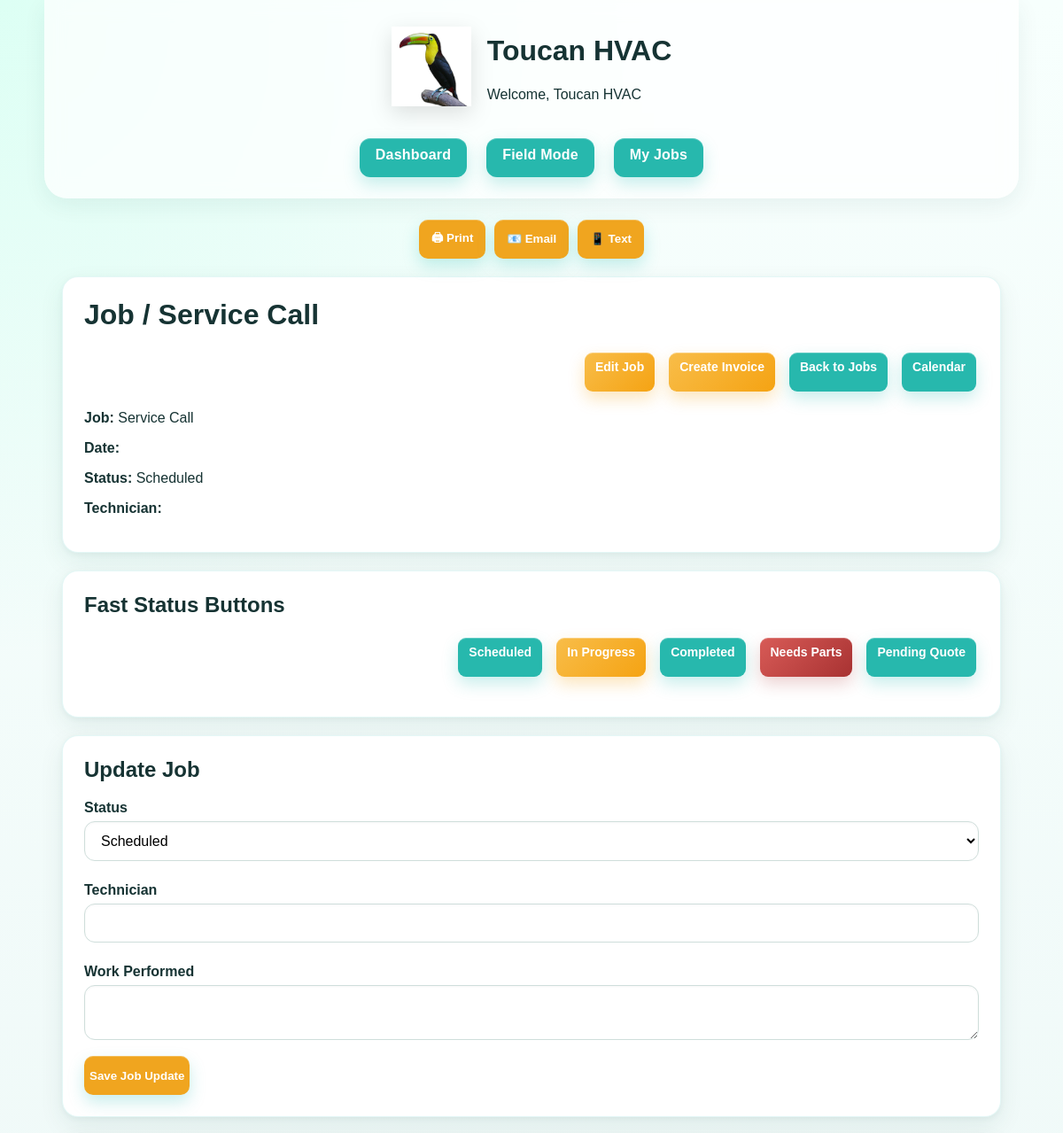
Page /service-jobs/2 (signed in, upper part) on the earlier database version.
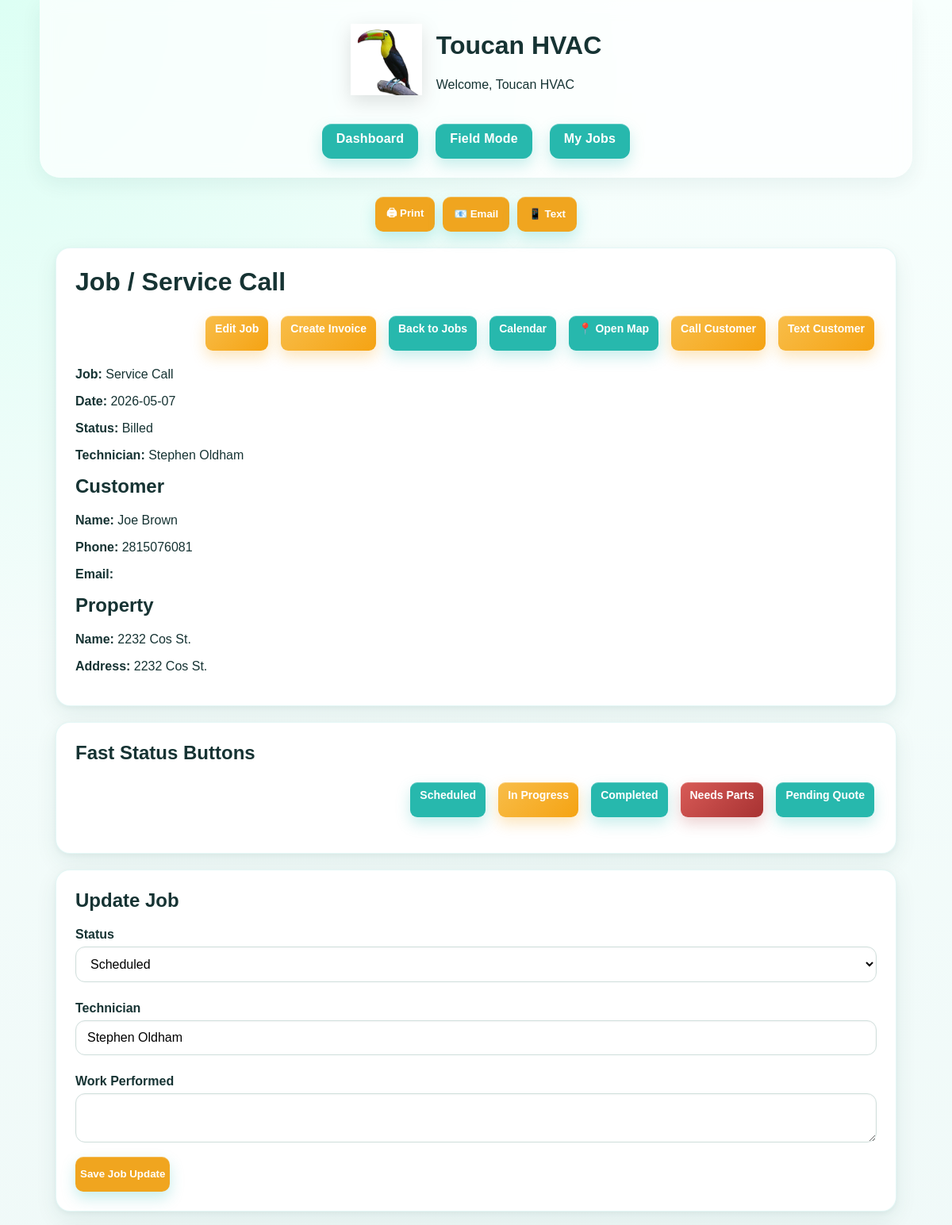
Same page on the later database version.
### app.py (models this page shows)
class ServiceJob(db.Model):
    id = db.Column(db.Integer, primary_key=True)
    customer_id = db.Column(db.Integer, db.ForeignKey('customer.id'))
    property_id = db.Column(db.Integer, db.ForeignKey('property.id'))
    description = db.Column(db.Text)
    scheduled_date = db.Column(db.String(50))
    status = db.Column(db.String(50), default="Scheduled")
    technician = db.Column(db.String(100))
    created_at = db.Column(db.DateTime, default=datetime.utcnow)

class Customer(db.Model):
    id = db.Column(db.Integer, primary_key=True)
    first_name = db.Column(db.String(120), nullable=False)
    last_name = db.Column(db.String(120), nullable=False)
    phone = db.Column(db.String(50))
    email = db.Column(db.String(120))

class Property(db.Model):
    id = db.Column(db.Integer, primary_key=True)
    property_name = db.Column(db.String(120), nullable=False)
    address = db.Column(db.String(200), nullable=False)
    customer_id = db.Column(db.Integer, db.ForeignKey("customer.id"), nullable=False)

### app.py (the view)
@app.route("/service-jobs/<int:job_id>")
@login_required
def service_job_detail(job_id):
    job = ServiceJob.query.get_or_404(job_id)
    customer = Customer.query.get(job.customer_id) if job.customer_id else None
    property = Property.query.get(job.property_id) if job.property_id else None
    photos = ServiceJobPhoto.query.filter_by(job_id=job.id).order_by(ServiceJobPhoto.id.desc()).all()
    return render_template("service_job_detail.html", job=job, customer=customer, property=property, photos=photos)

### app.py (called while the page is built)
def current_user():
    user_id = session.get("user_id")
    if not user_id:
        return None
    return db.session.get(User, user_id)

def login_required(f):
    @wraps(f)
    def wrapper(*args, **kwargs):
        if not current_user():
            flash("Please log in.")
            return redirect(url_for("login"))
        return f(*args, **kwargs)
    return wrapper

### templates/service_job_detail.html (shortened to what this page needs)
{% extends "base.html" %}
{% block content %}
<div class="card">
  <h1>Job / Service Call</h1>
  <div class="action-bar">
    <a class="action-btn gold" href="/service-jobs/{{ job.id }}/edit">Edit Job</a>
<a class="action-btn gold" href="/invoice-center/from-job/{{ job.id }}">Create Invoice</a>
    <a class="action-btn" href="/service-jobs">Back to Jobs</a>
    <a class="action-btn" href="/calendar">Calendar</a>
    {% if property %}
      <a class="action-btn" target="_blank" href="https://www.google.com/maps/search/?api=1&query={{ property.address | urlencode }}">📍 Open Map</a>
    {% endif %}
    {% if customer and customer.phone %}
      <a class="action-btn gold" href="tel:{{ customer.phone }}">Call Customer</a>
      <a class="action-btn gold" href="sms:{{ customer.phone }}">Text Customer</a>
    {% endif %}
  </div>
  <p><b>Job:</b> {{ job.description }}</p>
  <p><b>Date:</b> {{ job.scheduled_date }}</p>
  <p><b>Status:</b> {{ job.status }}</p>
  <p><b>Technician:</b> {{ job.technician }}</p>
  {% if customer %}
    <h2>Customer</h2>
    <p><b>Name:</b> {{ customer.first_name }} {{ customer.last_name }}</p>
    <p><b>Phone:</b> {{ customer.phone }}</p>
    <p><b>Email:</b> {{ customer.email }}</p>
  {% endif %}
  {% if property %}
    <h2>Property</h2>
    <p><b>Name:</b> {{ property.property_name }}</p>
    <p><b>Address:</b> {{ property.address }}</p>
  {% endif %}
</div>
<div class="card">
  <h2>Fast Status Buttons</h2>
  <div class="action-bar">
    <a class="action-btn" href="/service-jobs/{{ job.id }}/status/Scheduled">Scheduled</a>
    <a class="action-btn gold" href="/service-jobs/{{ job.id }}/status/In Progress">In Progress</a>
    <a class="action-btn" href="/service-jobs/{{ job.id }}/status/Completed">Completed</a>
    <a class="action-btn danger" href="/service-jobs/{{ job.id }}/status/Needs Parts">Needs Parts</a>
    <a class="action-btn" href="/service-jobs/{{ job.id }}/status/Pending Quote">Pending Quote</a>
  </div>
</div>
<div class="card">
  <h2>Update Job</h2>
  <form method="POST" action="/service-jobs/{{ job.id }}/update" class="form-card">
    <label>Status</label>
    <select name="status">
      {% for s in ["Scheduled", "In Progress", "Completed", "Pending Quote", "Needs Parts", "Cancelled"] %}
        <option value="{{ s }}" {% if job.status == s %}selected{% endif %}>{{ s }}</option>
      {% endfor %}
    </select>
    <label>Technician</label>
    <input name="technician" value="{{ job.technician or '' }}">
    <label>Work Performed</label>
    <textarea name="work_performed">{{ job.work_performed if job.work_performed is defined else '' }}</textarea>
    <button type="submit">Save Job Update</button>
  </form>
</div>
{% endblock %}

Differences in the rows shown:
changed ServiceJob "Service Call": scheduled_date (not shown) → "2026-05-07"; status "Scheduled" → "Billed"; technician (not shown) → "Stephen Oldham"; status "Scheduled" → (not shown)
added Customer: first_name "Joe", last_name "Brown", phone "2815076081"
added Property: property_name "2232 Cos St.", address "2232 Cos St."
Other differences:
form field status: (not shown) → "Scheduled"
text now shown: "📍 Open Map Call Customer Text Customer Customer Name: Phone: Email: Property Name: Address:"
